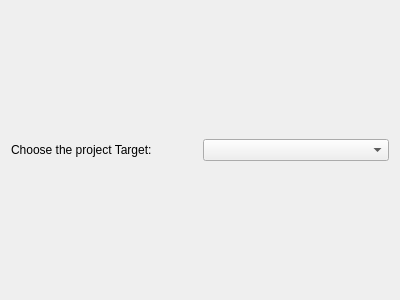
<?xml version="1.0" encoding="UTF-8"?>
<ui version="4.0">
 <class>WizardPage</class>
 <widget class="QWizardPage" name="WizardPage">
  <property name="geometry">
   <rect>
    <x>0</x>
    <y>0</y>
    <width>400</width>
    <height>300</height>
   </rect>
  </property>
  <property name="windowTitle">
   <string>WizardPage</string>
  </property>
  <property name="locale">
   <locale language="English" country="UnitedStates"/>
  </property>
  <property name="title">
   <string>Target selection</string>
  </property>
  <property name="subTitle">
   <string>Choose a target for the project.</string>
  </property>
  <layout class="QGridLayout" name="gridLayout">
   <item row="0" column="0">
    <widget class="QLabel" name="label">
     <property name="text">
      <string>Choose the project Target:</string>
     </property>
    </widget>
   </item>
   <item row="0" column="1">
    <widget class="QComboBox" name="targetComboBox"/>
   </item>
  </layout>
 </widget>
 <resources/>
 <connections/>
</ui>
